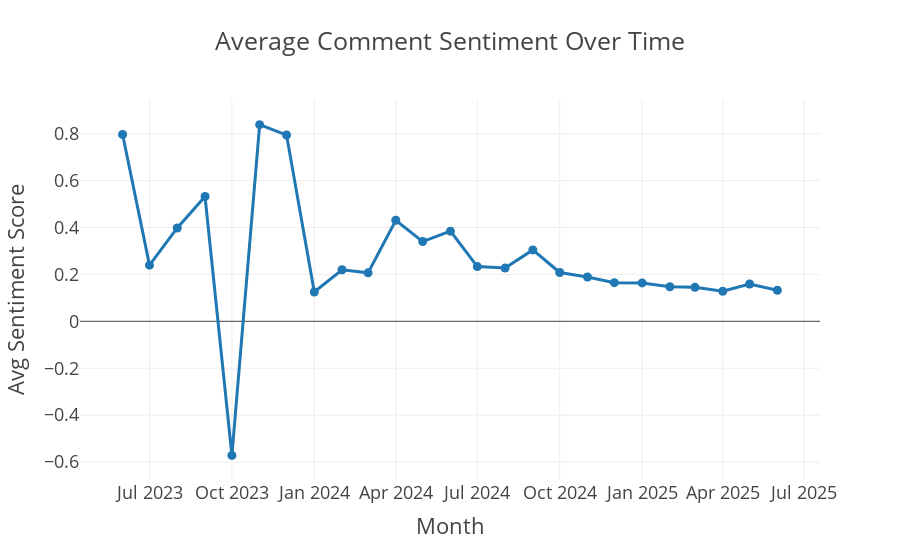

Notebook code cell kept with this figure:
### Code cell
# Add datetime and score columns
comments_df['sentiment_score'] = comments_df['clean_text'].apply(lambda x: analyzer.polarity_scores(x)['compound'])
comments_df['month'] = comments_df['publishedAt'].dt.to_period('M').astype(str)

# Average sentiment per month
monthly_sentiment = comments_df.groupby('month')['sentiment_score'].mean().reset_index()

fig = px.line(monthly_sentiment, x='month', y='sentiment_score',
              title='Average Comment Sentiment Over Time',
              markers=True, template='presentation')

fig.update_layout(xaxis_title='Month', yaxis_title='Avg Sentiment Score')
fig.show()

### Figure 1 — Plotly figure (JSON) as saved in the notebook; plotly's stock layout.template omitted (floating-point values rounded to 4 significant figures)
{"data": [{"hovertemplate": "month=%{x}<br>sentiment_score=%{y}<extra></extra>", "legendgroup": "", "line": {"color": "#1F77B4", "dash": "solid"}, "marker": {"symbol": "circle"}, "mode": "lines+markers", "name": "", "orientation": "v", "showlegend": false, "type": "scatter", "x": ["2023-06", "2023-07", "2023-08", "2023-09", "2023-10", "2023-11", "2023-12", "2024-01", "2024-02", "2024-03", "2024-04", "2024-05", "2024-06", "2024-07", "2024-08", "2024-09", "2024-10", "2024-11", "2024-12", "2025-01", "2025-02", "2025-03", "2025-04", "2025-05", "2025-06"], "xaxis": "x", "y": [0.7967, 0.2396, 0.3982, 0.5325, -0.5719, 0.839, 0.7948, 0.1249, 0.2199, 0.2067, 0.4313, 0.3402, 0.3846, 0.2336, 0.2271, 0.3047, 0.2083, 0.1889, 0.1647, 0.1637, 0.1475, 0.1449, 0.1284, 0.1593, 0.1325], "yaxis": "y"}], "layout": {"autosize": true, "legend": {"tracegroupgap": 0}, "title": {"text": "Average Comment Sentiment Over Time"}, "xaxis": {"anchor": "y", "autorange": true, "domain": [0, 1], "range": ["2023-04-12 00:20:27.7008", "2025-07-20 23:39:32.2992"], "title": {"text": "Month"}, "type": "date"}, "yaxis": {"anchor": "x", "autorange": true, "domain": [0, 1], "range": [-0.7088, 0.9759], "title": {"text": "Avg Sentiment Score"}, "type": "linear"}}}
